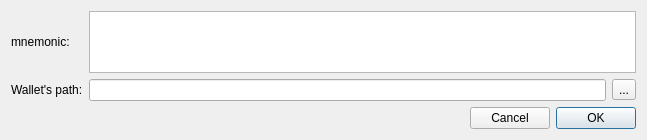
<?xml version="1.0" encoding="UTF-8"?>
<ui version="4.0">
 <class>RestoreFromMnemonicSeedDialog</class>
 <widget class="QDialog" name="RestoreFromMnemonicSeedDialog">
  <property name="geometry">
   <rect>
    <x>0</x>
    <y>0</y>
    <width>647</width>
    <height>140</height>
   </rect>
  </property>
  <property name="minimumSize">
   <size>
    <width>0</width>
    <height>130</height>
   </size>
  </property>
  <property name="windowTitle">
   <string>ニーモニック・フレーズからリストアする</string>
  </property>
  <layout class="QVBoxLayout" name="verticalLayout">
   <item>
    <layout class="QGridLayout" name="gridLayout">
     <item row="0" column="0">
      <widget class="QLabel" name="label">
       <property name="text">
        <string>mnemonic:</string>
       </property>
      </widget>
     </item>
     <item row="2" column="2">
      <widget class="QToolButton" name="m_selectPathButton">
       <property name="text">
        <string>...</string>
       </property>
      </widget>
     </item>
     <item row="2" column="0">
      <widget class="QLabel" name="label_2">
       <property name="text">
        <string>Wallet's path:</string>
       </property>
      </widget>
     </item>
     <item row="2" column="1">
      <widget class="QLineEdit" name="m_pathEdit"/>
     </item>
     <item row="0" column="1" colspan="2">
      <widget class="QTextEdit" name="m_seedEdit">
       <property name="readOnly">
        <bool>false</bool>
       </property>
      </widget>
     </item>
    </layout>
   </item>
   <item>
    <spacer name="verticalSpacer">
     <property name="orientation">
      <enum>Qt::Vertical</enum>
     </property>
     <property name="sizeHint" stdset="0">
      <size>
       <width>20</width>
       <height>2</height>
      </size>
     </property>
    </spacer>
   </item>
   <item>
    <layout class="QHBoxLayout" name="horizontalLayout">
     <item>
      <widget class="QLabel" name="m_errorLabel">
       <property name="text">
        <string/>
       </property>
      </widget>
     </item>
     <item>
      <spacer name="horizontalSpacer">
       <property name="orientation">
        <enum>Qt::Horizontal</enum>
       </property>
       <property name="sizeHint" stdset="0">
        <size>
         <width>40</width>
         <height>20</height>
        </size>
       </property>
      </spacer>
     </item>
     <item>
      <widget class="QPushButton" name="m_cancelButton">
       <property name="text">
        <string>Cancel</string>
       </property>
       <property name="autoDefault">
        <bool>false</bool>
       </property>
      </widget>
     </item>
     <item>
      <widget class="QPushButton" name="m_okButton">
       <property name="text">
        <string>OK</string>
       </property>
       <property name="autoDefault">
        <bool>false</bool>
       </property>
       <property name="default">
        <bool>true</bool>
       </property>
      </widget>
     </item>
    </layout>
   </item>
  </layout>
 </widget>
 <resources/>
 <connections>
  <connection>
   <sender>m_selectPathButton</sender>
   <signal>clicked()</signal>
   <receiver>RestoreFromMnemonicSeedDialog</receiver>
   <slot>selectPathClicked()</slot>
   <hints>
    <hint type="sourcelabel">
     <x>620</x>
     <y>54</y>
    </hint>
    <hint type="destinationlabel">
     <x>323</x>
     <y>65</y>
    </hint>
   </hints>
  </connection>
  <connection>
   <sender>m_okButton</sender>
   <signal>clicked()</signal>
   <receiver>RestoreFromMnemonicSeedDialog</receiver>
   <slot>accept()</slot>
   <hints>
    <hint type="sourcelabel">
     <x>594</x>
     <y>102</y>
    </hint>
    <hint type="destinationlabel">
     <x>323</x>
     <y>65</y>
    </hint>
   </hints>
  </connection>
  <connection>
   <sender>m_cancelButton</sender>
   <signal>clicked()</signal>
   <receiver>RestoreFromMnemonicSeedDialog</receiver>
   <slot>reject()</slot>
   <hints>
    <hint type="sourcelabel">
     <x>511</x>
     <y>102</y>
    </hint>
    <hint type="destinationlabel">
     <x>323</x>
     <y>65</y>
    </hint>
   </hints>
  </connection>
  <connection>
   <sender>m_seedEdit</sender>
   <signal>textChanged()</signal>
   <receiver>RestoreFromMnemonicSeedDialog</receiver>
   <slot>onTextChanged()</slot>
   <hints>
    <hint type="sourcelabel">
     <x>355</x>
     <y>38</y>
    </hint>
    <hint type="destinationlabel">
     <x>323</x>
     <y>69</y>
    </hint>
   </hints>
  </connection>
 </connections>
 <slots>
  <slot>selectPathClicked()</slot>
 </slots>
</ui>
